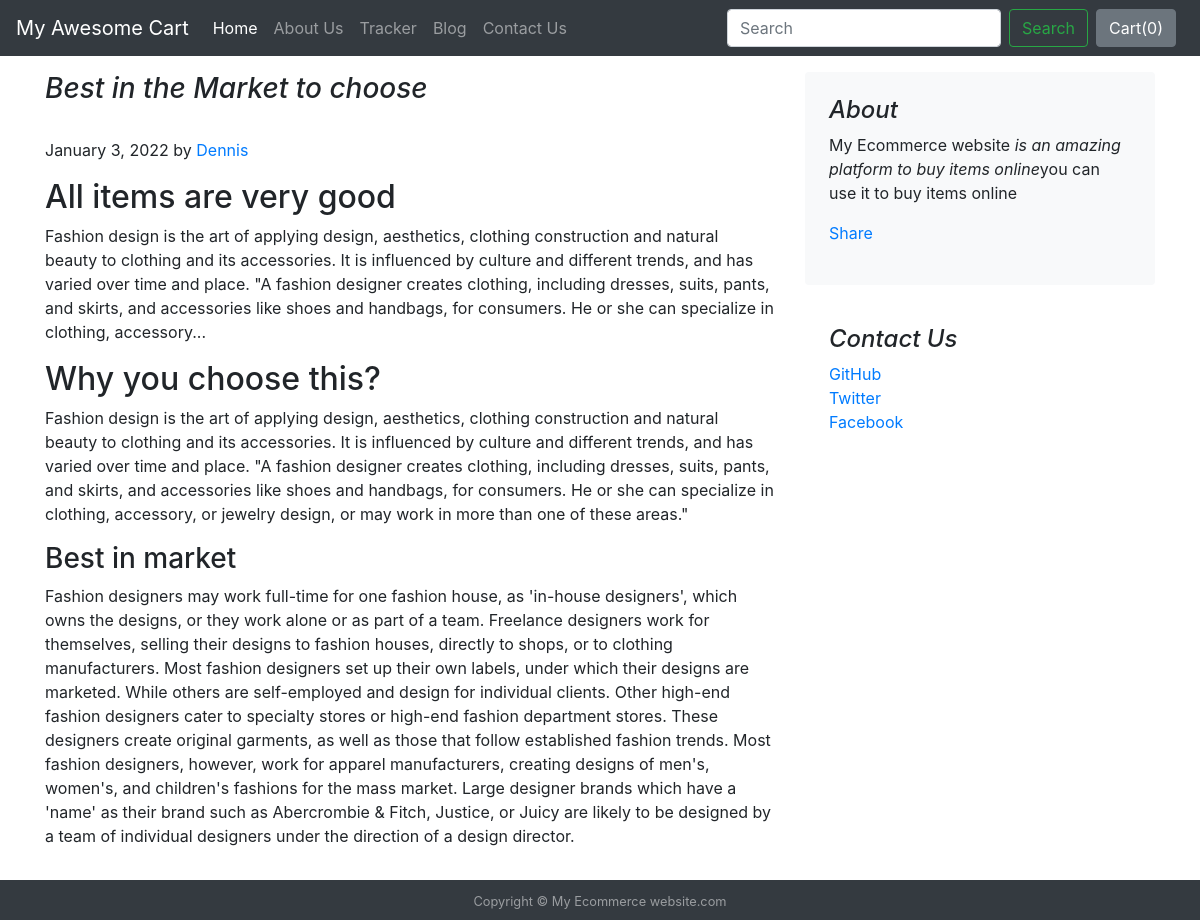
Screenshot of /blog/blogpost/5 with the database file from the repository.
### blog/models.py (models this page shows)
class Blogpost(models.Model):
    post_id = models.AutoField(primary_key = True)
    title = models.CharField(max_length=100)
    head1 = models.CharField(max_length=500,default="")
    content_head1 = models.CharField(max_length=1000, default="")
    head2 = models.CharField(max_length=500,default="")
    content_head2 = models.CharField(max_length=1000, default="")
    head3 = models.CharField(max_length=500,default="")
    content_head3 = models.CharField(max_length=1000, default="")
    pub_date = models.DateField()
    thumbnail = models.ImageField(upload_to="shop/images", default="")
    def __str__(self):
        return self.title

### blog/views.py (the view)
# urls.py: path('blogpost/<int:id>', views.blogpost, name="BlogPost"),
def blogpost(request,id):
    post = Blogpost.objects.filter(post_id = id)[0]
    print(post)
    return render(request, 'blog/blogpost.html',{'post':post})

### blog/templates/blog/blogpost.html (shortened to what this page needs)
{% extends 'shop/basic.html' %}
{% block body %}
<div class="container my-3">
    <div class="row">
    <div class="col-md-8 blog-main">
      <h3 class="pb-4  font-italic ">
        {{post.title}}
      </h3>
        <p class="blog-post-meta">January 3, 2022 by <a href="#">Dennis</a></p>
      <div class="blog-post my-2">
        <h2 class="blog-post-title">{{post.head1}}</h2>
        <p>{{post.content_head1}}</p>
        <h2>{{post.head2}}</h2>
        <p>{{post.content_head2}}</p>
          <h3>{{post.head3}}</h3>
        <p>{{post.content_head3}}</p>
      </div>
    </div>
    <aside class="col-md-4 blog-sidebar">
      <div class="p-4 mb-3 bg-light rounded">
        <h4 class="font-italic">About</h4>
        <p class="mb-0">My Ecommerce website <em>is an amazing platform to buy items online</em>you can use it to buy items online</p>
<div class="fb-share-button my-3" data-href="http://127.0.0.1:8000/blog/blogpost/{{post.post_id}}" data-layout="button_count" data-size="large"><a target="_blank" href="https://www.facebook.com/sharer/sharer.php?u=http%3A%2F%2F127.0.0.1%3A8000%2Fblog%2Fblogpost%2F5&amp;src=sdkpreparse" class="fb-xfbml-parse-ignore">Share</a></div>
      </div>
      <div class="p-4">
        <h4 class="font-italic">Contact Us</h4>
        <ol class="list-unstyled">
          <li><a href="#">GitHub</a></li>
          <li><a href="#">Twitter</a></li>
          <li><a href="#">Facebook</a></li>
        </ol>
      </div>
    </aside>
  </div>
</div>
<footer id="sticky-footer" class="flex-shrink-0 mt-2 py-2 bg-dark text-white-50">
    <div class="container text-center">
      <small>Copyright © My Ecommerce website.com</small>
    </div>
  </footer>
{% endblock %}

### rows the page displays
Blogpost: title "Best in the Market to choose", head1 "All items are very good", content_head1 "Fashion design is the art of applying design, aesthetics, clothing construction and natural beauty to clothing and its accessories. It is influenced by culture and different trends, and has varied over time and place. \"A fashion designer creates clothing, including dresses, suits, pants, and skirts, and accessories like shoes and handbags, for consumers. He or she can specialize in clothing, accessory...", head2 "Why you choose this?", content_head2 "Fashion design is the art of applying design, aesthetics, clothing construction and natural beauty to clothing and its accessories. It is influenced by culture and different trends, and has varied over time and place. \"A fashion designer creates clothing, including dresses, suits, pants, and skirts, and accessories like shoes and handbags, for consumers. He or she can specialize in clothing, accessory, or jewelry design, or may work in more than one of these areas.\"", head3 "Best in market", content_head3 "Fashion designers may work full-time for one fashion house, as 'in-house designers', which owns the designs, or they work alone or as part of a team. Freelance designers work for themselves, selling their designs to fashion houses, directly to shops, or to clothing manufacturers. Most fashion designers set up their own labels, under which their designs are marketed. While others are self-employed and design for individual clients. Other high-end fashion designers cater to specialty stores or high-end fashion department stores. These designers create original garments, as well as those that follow established fashion trends. Most fashion designers, however, work for apparel manufacturers,…"
